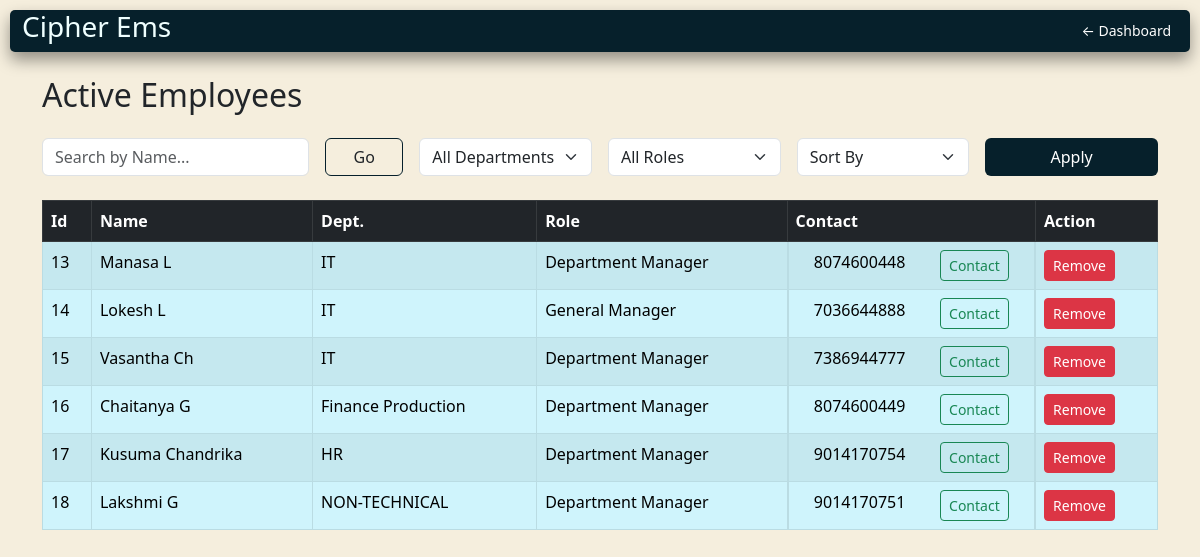
The page /viewEmployees/ (signed in) on the database as committed earlier.
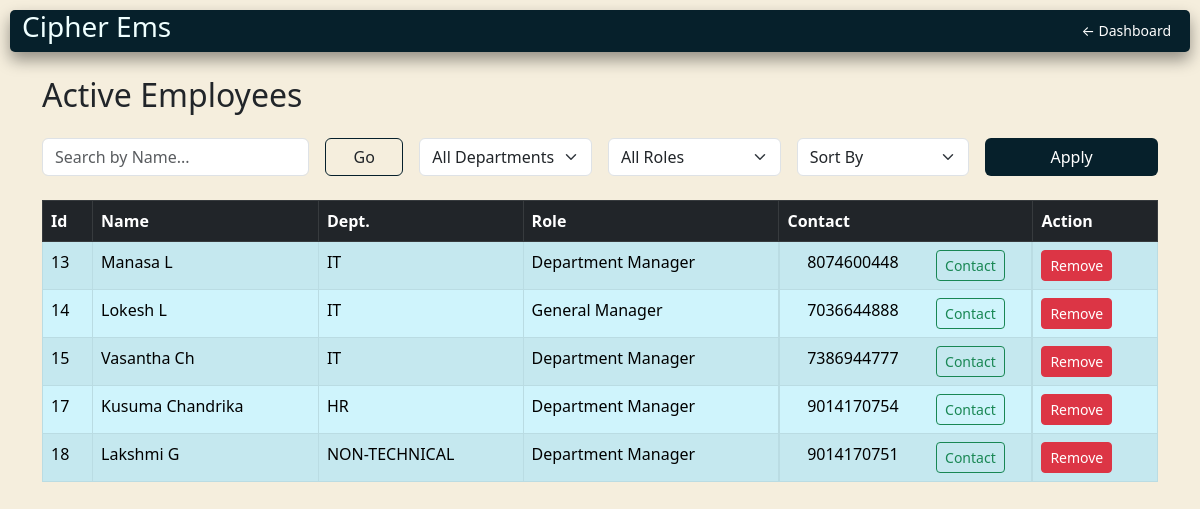
The same page on the database as committed later.
### records/models.py (models this page shows, shortened)
class Employee(models.Model):
    user = models.OneToOneField(User, on_delete=models.CASCADE,null=True, blank=True)
    name = models.CharField(max_length=25)
    department = models.ForeignKey(Department, on_delete=models.CASCADE, related_name='employees')
    role = models.ForeignKey(Role, on_delete=models.CASCADE, null=True, blank=True)
    joining_date = models.DateField(default=now,null=True, blank=True)
    is_active = models.BooleanField(default=True)

class Department(models.Model):
    name = models.CharField(max_length=25)

class Role(models.Model):
    name = models.CharField(max_length=20)

class Contact(models.Model):
    employee = models.OneToOneField(Employee, on_delete=models.CASCADE)
    email = models.EmailField(unique=True)
    mobile = models.CharField(max_length=10, unique=True)

### records/views.py (the view, shortened to what this page needs)
# urls.py: path('viewEmployees/', views.displayEmployees, name='employee_list'),
@login_required
@user_passes_test(is_superuser)
def displayEmployees(request):
    employees = (Employee.objects
                 .filter(is_active=True)
                 .select_related('department', 'role', 'contact')
                  .prefetch_related('contact')
                  )
    query = request.GET.get('q')
    dept_filter = request.GET.get('department')
    role_filter = request.GET.get('role')
    sort_by = request.GET.get('sort')
    if query:
        employees = employees.filter(
            Q(name__icontains=query)
        )
    if dept_filter:
        employees = employees.filter(department__name=dept_filter)
    if role_filter:
        employees = employees.filter(role__name=role_filter)
    departments = Department.objects.all()
    roles = Role.objects.all()
    return render(request, 'employee_list.html', {
        'employees': employees,
        'departments': departments,
        'roles': roles,
    })

### records/views.py (called while the page is built)
def is_superuser(user):
    return user.is_superuser

### records/templates/employee_list.html (shortened to what this page needs)
{% extends "base.html" %}
{% block content %}
<header>
   <h3>Cipher Ems</h3>
    <nav>
        <a href="{% url 'admin_dashboard' %}" class="custom-hover btn btn-sm text-white">← Dashboard</a>
    </nav>
</header>
<div class="container mt-4">
    <div>
        <h2 class="mt-3 mb-4">Active Employees</h2>
        <form method="get" class="row g-3 mb-4">
            <div class="col-md-3">
                <input type="text" name="q" class="form-control" placeholder="Search by Name..."
                    value="{{ request.GET.q }}">
            </div>
            <div class="col-sm-1">
                <button type="submit" class="btn btn-border  w-100">Go</button>
            </div>
            <div class="col-md-2">
               <select name="department" class="form-select">
    <option value="">All Departments</option>
</select>
            </div>
            <div class="col-md-2">
                <select name="role" class="form-select">
                    <option value="">All Roles</option>
                </select>
            </div>
            <div class="col-md-2">
                <select name="sort" class="form-select">
                    <option value="">Sort By</option>
                </select>
            </div>
            <div class="col-md-2">
                <button type="submit" class="btn btn-color text-white w-100">Apply</button>
            </div>
        </form>
        <table class="table table-bordered table-hover table-striped">
            <thead class="table-dark">
                <tr>
                    <th>Id</th>
                    <th>Name</th>
                    <th>Dept.</th>
                    <th>Role</th>
                    <th>Contact</th>
                    <th>Action</th>
                </tr>
            </thead>
            <tbody class="table-info">
                {% for emp in employees %}
                <tr>
                    <td>{{ emp.id }}</td>
                    <td>{{ emp.name }}</td>
                    <td>{{ emp.department.name }}</td>
                    <td>{{ emp.role.name|default:"N/A" }}</td>
                    <td class="d-flex justify-content-around">
                        {{ emp.contact.mobile }}
                        <a href="mailto:{{ emp.contact.email }}" class="btn btn-outline-success btn-sm">Contact</a>
                    </td>
                    <td>
                        <a href="{% url 'delete_employee' emp.id %}" class="btn btn-sm btn-danger">Remove</a>
                    </td>
                </tr>
                {% empty %}
                <tr>
                    <td colspan="6" class="text-center">No employees found.</td>
                </tr>
                {% endfor %}
            </tbody>
        </table>
    </div>
</div>
{% endblock %}

Rows that differ between the two databases and show on the page:
no longer on this page (row edited): Employee: id "16", name "Chaitanya G", department.name "Finance Production", role.name "Department Manager", contact.mobile "8074600449"
